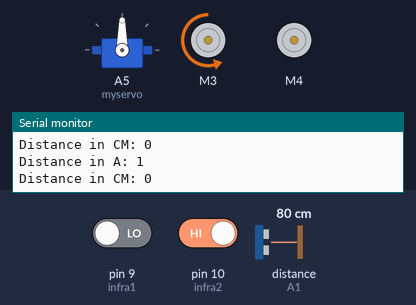
Recording of a sketch running on a simulated Arduino Uno, built with avr-gcc and run on an emulated ATmega328P. Parts: servo, 2 × DC motor (green arrow = forward, orange = backward, longer = faster), the last lines printed to the serial monitor. The inputs (shaded band) are chosen by the test bench; at power-on: distance to the obstacle (sensor on A1) 80 cm, pin 9 (infra1) LOW, pin 10 (infra2) HIGH.

Above: at 1.2 s.
1.3 s: distance to the obstacle (sensor on A1) set to 7 cm
4.3 s: distance to the obstacle (sensor on A1) set to 4 cm
At 5.1 s:
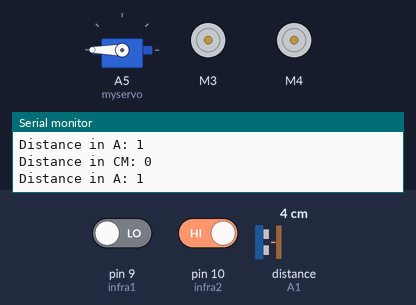
7.3 s: distance to the obstacle (sensor on A1) set to 9 cm
At 9.5 s:
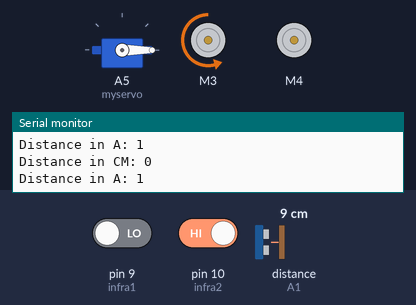
9.8 s: pin 9 (infra1) driven HIGH
At 11.0 s:
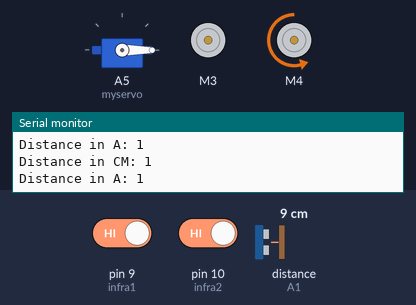
11.3 s: pin 9 (infra1) driven LOW
At 12.3 s:
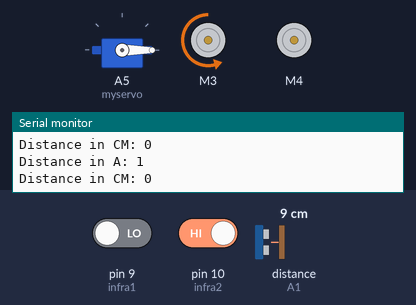
14.3 s: pin 10 (infra2) driven LOW
At 14.6 s:
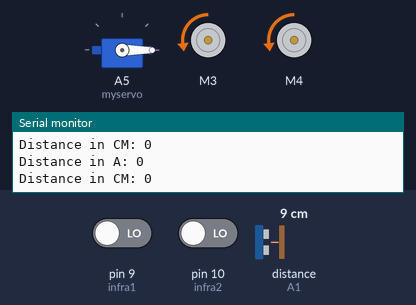
Timing chart, 0 to 16.8 s (numbered marks = the images above; inputs shaded):
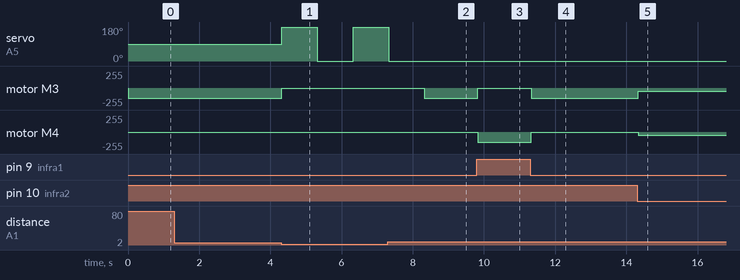

The sketch:

LineTracingWithSweeperAutomobile.ino
```cpp
#include <Ultrasonic.h>
#include <Servo.h>
#include <AFMotor.h>

Servo myservo;

const int infra1 = 9;
const int infra2 = 10;

AF_DCMotor motor1(1);
AF_DCMotor motor2(2);
AF_DCMotor motor3(3);
AF_DCMotor motor4(4);

Ultrasonic ultrasonic(A0, A1);
int distance;
int sweep = 5;

void setup()
{
    // put your setup code here, to run once:
    Serial.begin(9600);
    myservo.attach(A5);
    ultrasonic.setTimeout(40000UL);
}

void loop()
{
    // Controlling speed (0 = off and 255 = max speed):
    int IRright = digitalRead(infra2);
    int IRleft = digitalRead(infra1);

   if(IRright == 0 && IRleft == 0){
    motor3.setSpeed(50);
    motor4.setSpeed(50);
    motor3.run(BACKWARD);
    motor4.run(BACKWARD);
   }

   if(IRright == 1 && IRleft == 1){
    motor3.run(RELEASE);
    motor4.run(RELEASE);
   }
if(IRright == 1 ){
   motor3.setSpeed(155);
   motor3.run(BACKWARD);
    motor4.run(RELEASE);
   }
if(IRleft == 1 ){
    motor4.setSpeed(155);
    motor3.run(RELEASE);
    motor4.run(BACKWARD);
   }

    Serial.print("Distance in CM: ");
    Serial.println(IRleft);
    distance = ultrasonic.read();
    Serial.print("Distance in A: ");
    Serial.println(IRright);
    if (distance <= sweep)
    {
        motor3.run(RELEASE);
        motor4.run(RELEASE);
        myservo.write(180);
        delay(1000);
        myservo.write(-180);
        delay(1000);
    }
}
```

Measured:
- the behaviour switches between 6 and 5 cm on distance to the obstacle (sensor on A1) (found by bisection; images 0 and 1)
- after the input at 4.3 s, servo on A5 (myservo): 90° → 180° at once, → 0° 1.0 s later, → 180° 1.0 s later; motor M3: backward 155/255 → stopped at once
- after the input at 7.3 s, servo on A5 (myservo): goes on until 7.3 s, then stays 0°; motor M3: stopped → backward 155/255 after 1.0 s
- after the input at 9.8 s, motor M3: backward 155/255 → stopped at once; motor M4: stopped → backward 155/255 at once
- after the input at 11.3 s, motor M3: stopped → backward 155/255 at once; motor M4: backward 155/255 → stopped at once
- after the input at 14.3 s, motor M3: backward 155/255 → backward 50/255 at once; motor M4: stopped → backward 50/255 at once
